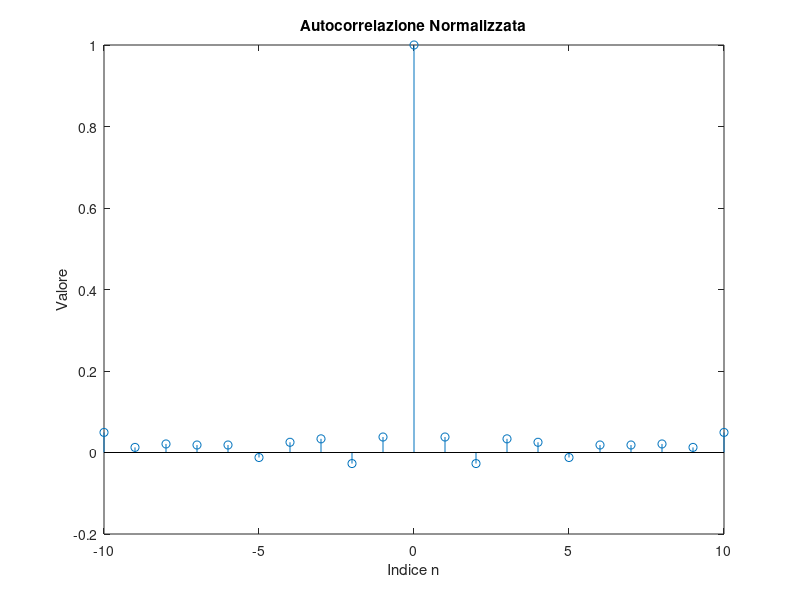

Source code (MATLAB):
% Esempio di determinazione della sequenza di autocorrelazione
%
% M. Scarpiniti (Dip. DIET - Sapienza Università di Roma)

N = 1000;
M = 10;
x = randn(N, 1);
[r, l] = xcorr(x, M, 'coeff');
stem(l, r);
title('Autocorrelazione Normalizzata');
xlabel('Indice n');
ylabel('Valore');